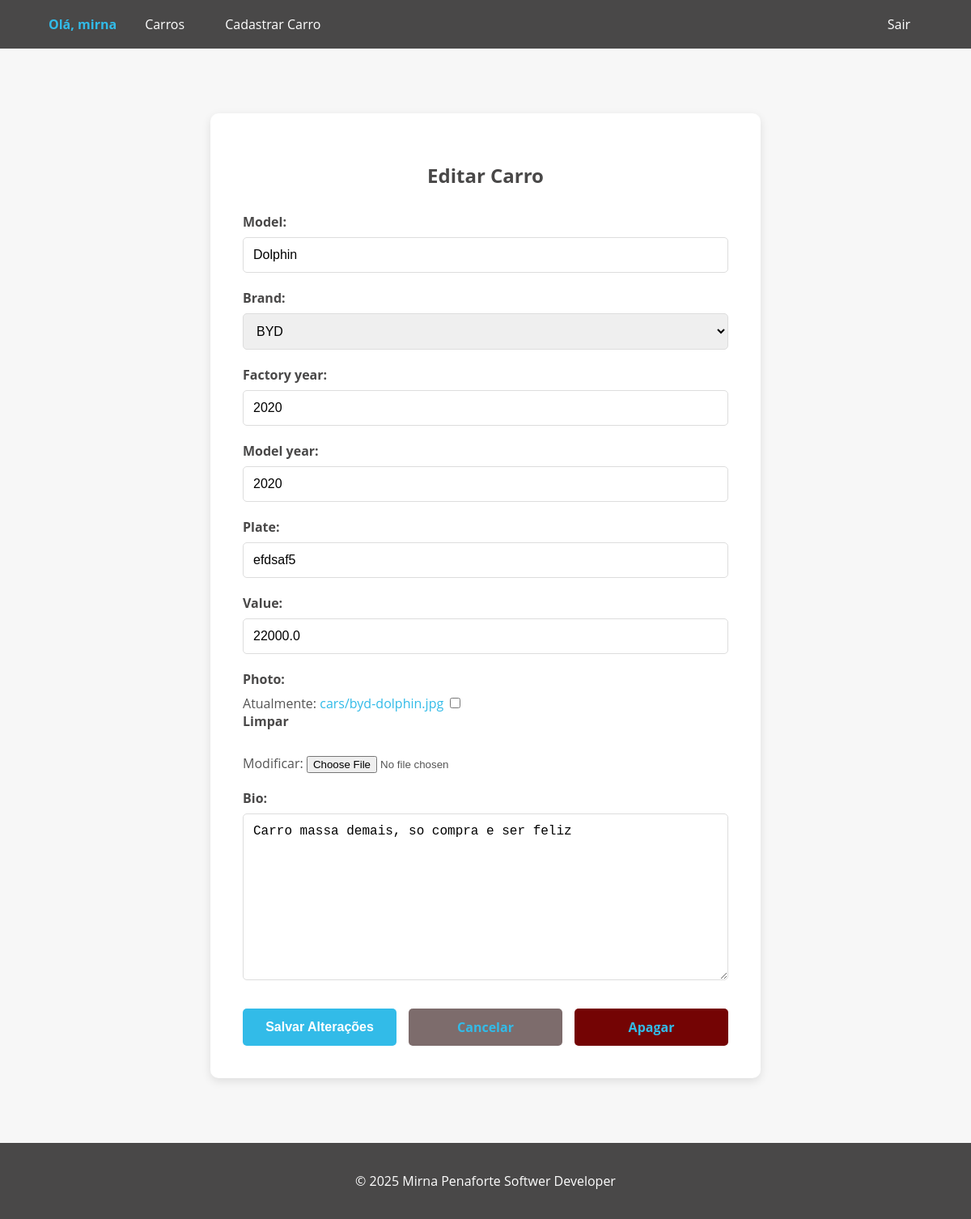
The page /car/6/update/ (signed in) on the database its author committed.
### cars/models.py (models this page shows, shortened)
class Car(models.Model):
    id = models.AutoField(primary_key=True)
    model = models.CharField(max_length=200)
    brand = models.ForeignKey(Brand, on_delete=models.PROTECT, related_name='car_brand')
    factory_year = models.IntegerField(blank=True, null=True)
    model_year = models.IntegerField(blank=True, null=True)
    plate = models.CharField(blank= True, null=True, max_length=10)
    value = models.FloatField(blank=True, null=True)
    photo = models.ImageField(upload_to='cars/', blank=True, null=True)
    bio = models.TextField(blank=True, null=True)

### cars/views.py (the view, shortened to what this page needs)
# urls.py: path('car/<int:pk>/update/', CarUpdateView.as_view(), name="car_update"),
@method_decorator(login_required(login_url='login'), name='dispatch')
class CarUpdateView(UpdateView):
    model = Car
    form_class = CarModelForm
    template_name = 'car_update.html'

### cars/forms.py (shortened to what this page needs)
class CarModelForm (forms.ModelForm):
    class Meta:
        model = Car
        fields = '__all__'

### cars/models.py (called while the page is built)
    def __str__ (self):
        return self.name

### cars/templates/car_update.html (shortened to what this page needs)
{% extends "base.html" %}
{% block content %}
<div class="form-container">
    <h2>Editar Carro</h2>
    <form method="post" enctype="multipart/form-data">
        {{ form.as_p }}
        <div class="buttons-container">
            <button type="submit" class="btn btn-save">Salvar Alterações</button>
            <a href="{% url 'cars_list' %}" class="btn btn-cancel">Cancelar</a>
            <a href="{% url 'car_delete' object.pk %}" class="btn btn-apagar">Apagar</a>
        </div>
    </form>
</div>
{% endblock %}

### app/templates/base.html (shortened to what this page needs)
<!DOCTYPE html>
<html lang="pt-br">
<head>
</head>
<body>
  <header>
    <div class="container">
      <nav>
        <ul>
          {% if user.is_authenticated %}
          <li class="user-welcome">Olá, {{ user.username }}</li>
          <li><a href="{% url 'cars_list' %}">Carros</a></li>
          <li><a href="{% url 'new_car' %}">Cadastrar Carro</a></li>
          <li class="logout-item"><a href="{% url 'logout' %}">Sair</a></li>
          {% else %}
            <li class="logout-item"><a href="{% url 'register' %}">Cadastre-se</a></li>
            <li><a href="{% url 'login' %}">Entrar</a></li>
          {% endif %}
        </ul>
      </nav>
    </div>
  </header>
  <main class="container">
    {% block content %}
    {% endblock %}
  </main>
  <footer>
    <div class="container">
      <p>&copy; 2025 Mirna Penaforte Softwer Developer</p>
    </div>
  </footer>
</body>
</html>

### app/templates/base.html (style rules this page uses)
body { font-family: 'Open Sans', sans-serif; background-color: #f7f7f7; color: #333; margin: 0; padding: 0; display: flex; flex-direction: column; min-height: 100vh; }
.container { width: 90%; max-width: 1200px; margin: 0 auto; }
header { background-color: #494848; color: #fff; }
nav { height: 60px; display: flex; align-items: center; }
nav ul { list-style: none; margin: 0; padding: 0; display: flex; width: 100%; align-items: center; }
nav ul li { margin-right: 20px; }
nav ul li.logout-item { margin-left: auto; margin-right: 0; }
nav ul li a { color: #fff; text-decoration: none; font-size: 16px; padding: 10px 15px; border-radius: 4px; transition: all 0.3s ease; }
main { flex: 1; padding: 40px 0; }
footer { background-color: #494848; color: white; text-align: center; padding: 20px 0; width: 100%; }
.user-welcome { font-weight: bold; color: #32bbe8; }

### cars/templates/car_update.html (style rules this page uses)
.form-container { max-width: 600px; margin: 40px auto; background-color: #ffffff; padding: 40px; border-radius: 10px; box-shadow: 0 4px 12px rgba(0, 0, 0, 0.1); }
.form-container h2 { text-align: center; color: #494848; margin-bottom: 30px; font-size: 24px; }
.form-container p { margin-bottom: 20px; color: #555; }
.form-container label { display: block; font-weight: bold; margin-bottom: 8px; color: #494848; }
.form-container input[type="text"], .form-container input[type="number"], .form-container input[type="email"], .form-container input[type="password"], .form-container select, .form-container textarea { width: 100%; padding: 12px; border: 1px solid #ddd; border-radius: 5px; font-size: 16px; box-sizing: border-box; transition: border-color 0.3s; }
.form-container a { color: #32bbe8; text-decoration: none; }
.buttons-container { display: flex; gap: 15px; margin-top: 30px; }
.btn { flex: 1; padding: 12px; font-size: 16px; border-radius: 5px; text-align: center; font-weight: bold; cursor: pointer; border: none; transition: background-color 0.3s; text-decoration: none; display: inline-block; }
.btn-save { background-color: #32bbe8; color: white; }
.btn-apagar { background-color: rgb(116, 4, 4); color: white; }
.btn-cancel { background-color: #7d6c6c; color: white; }

### rows shown on the page
Car: model "Dolphin", brand "BYD", factory_year "2020", model_year "2020", plate "efdsaf5", value "22000.0", bio "Carro massa demais, so compra e ser feliz"

### other values the page prints
{{ user.username }} "mirna"
